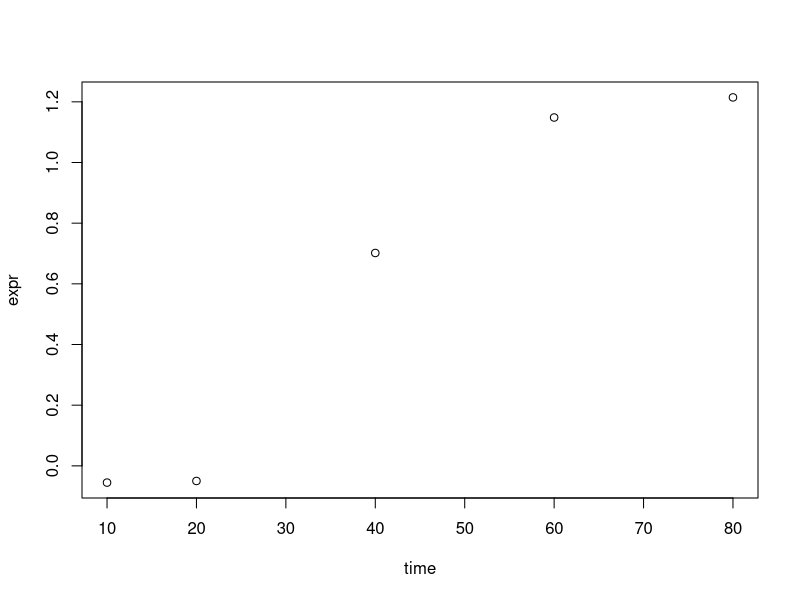

Here is the R script that generated this plot:
library(stats)

dataframe <- read.table("exp_data.txt")
rawtime   <- dataframe$time
rawdata   <- dataframe$VNG1182H

premask <- rawtime <= 0;

ptime <- rawtime[premask];
pexpr <- rawdata[premask];

time  <- rawtime[!premask];
expr  <- rawdata[!premask];



plot(time, expr)
points(ptime, pexpr)


